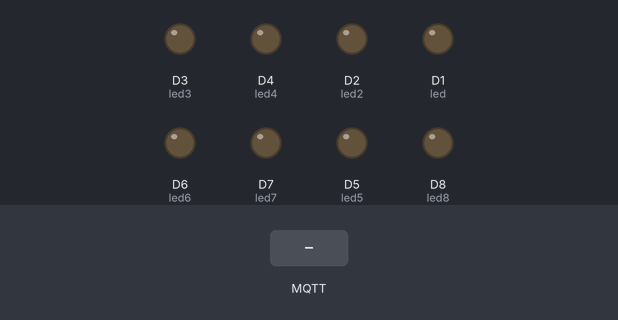
Bench run of a sketch on a simulated ESP8266 (NodeMCU). On the bench: output pins drawn as LEDs (lit = HIGH). The test bench sets the inputs (shaded band). WiFi joins after 1.5 s; servers stay silent unless stated; no MQTT or app messages arrive unless stated; what the sketch prints to the serial monitor is not drawn.

Above: at 2.7 s.
2.8 s: MQTT message "off" arrives on the first subscribed topic
At 3.2 s:
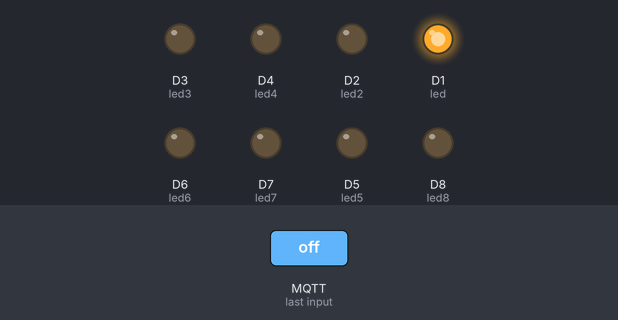
4.3 s: MQTT message "off" arrives on the second subscribed topic
At 5.5 s:
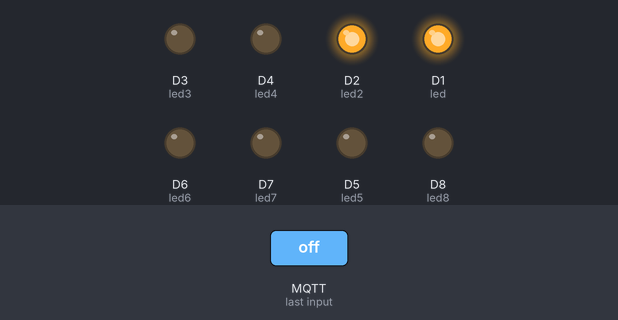
5.8 s: MQTT message "on" arrives on the first subscribed topic
At 6.7 s:
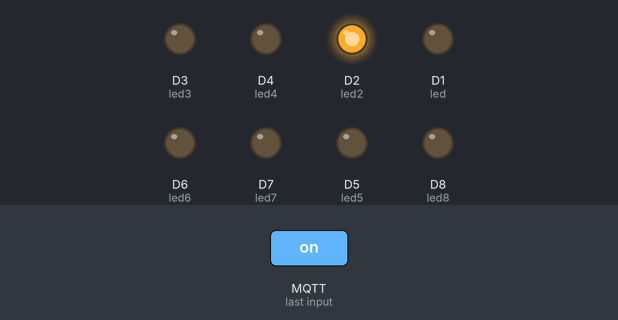
7.3 s: MQTT message "off" arrives on the third subscribed topic
At 7.9 s:
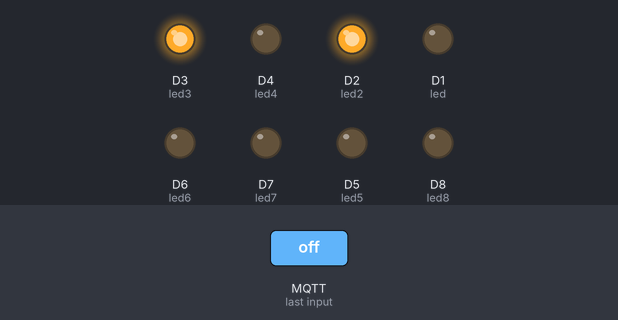
8.8 s: MQTT message "on" arrives on the second subscribed topic
At 10.0 s:
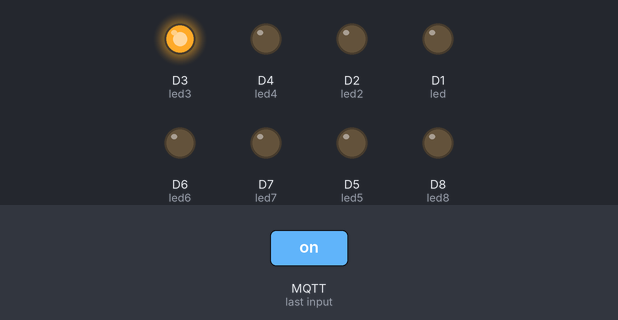
10.3 s: MQTT message "on" arrives on the third subscribed topic
At 11.3 s:
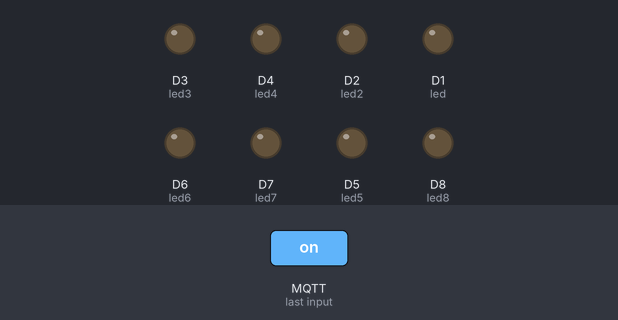
Timing chart, 0 to 12.8 s (numbered marks = the images above; inputs shaded):
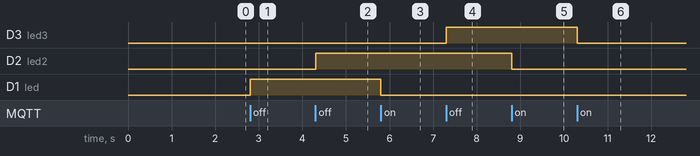

Measured:
- after the input at 2.8 s, D1 (led): LOW → HIGH at once
- after the input at 4.3 s, D2 (led2): LOW → HIGH at once
- after the input at 5.8 s, D1 (led): HIGH → LOW at once
- after the input at 7.3 s, D3 (led3): LOW → HIGH at once
- after the input at 8.8 s, D2 (led2): HIGH → LOW at once
- after the input at 10.3 s, D3 (led3): HIGH → LOW at once

The sketch:

ESP8266.ino
```cpp
#include <ESP8266WiFi.h>
#include <PubSubClient.h>

// Change the credentials below, so your ESP8266 connects to your router
char* ssid = "KEHRLE";
char* password = "11052830";

// Change the variable to your Raspberry Pi IP address, so it connects to your MQTT broker
char* mqtt_server = "192.168.15.14";

// Initializes the espClient. You should change the espClient name if you have multiple ESPs running in your home automation system
WiFiClient espClient22;
PubSubClient client(espClient22);


// Lamp - LED - GPIO 4 = D2 on ESP-12E NodeMCU board
int led = D1;
int led2 = D2;
int led3 = D3;
int led4 = D4;
int led5 = D5;
int led6 = D6;
int led7 = D7;
int led8 = D8;

//Connect your NodeMCU to your router
void setup_wifi() {
  delay(10);

  Serial.println();

  Serial.print("Connecting to ");
  Serial.println(ssid);
  WiFi.mode(WIFI_STA);
  WiFi.begin(ssid, password);
  while (WiFi.status() != WL_CONNECTED) {
    delay(100);
    Serial.print(".");
  }
  Serial.println("");
  Serial.print("WiFi connected - NodeMCU IP address: ");
  Serial.println(WiFi.localIP());
}

// This functions is executed when some device publishes a message to a topic that your NodeMCU is subscribed to

void callback(String topic, byte* message, unsigned int length) {
  Serial.print("Message arrived on topic: ");
  Serial.print(topic);
  Serial.print(". Message: ");
  String messageInfo;

  for (int i = 0; i < length; i++) {
    Serial.print((char)message[i]);
    messageInfo += (char)message[i];
  }
  Serial.println();

  // If a message is received on the topic room/lamp, you check if the message is either on or off. Turns the lamp GPIO according to the message
  if(topic=="room/light"){
      Serial.print("Changing Room Light to ");
      if(messageInfo == "on"){
        digitalWrite(led, LOW);
        Serial.print("On");
      }
      else if(messageInfo == "off"){
        digitalWrite(led, HIGH);
        Serial.print("Off");
      }
  }
   if(topic=="room2/light"){
      Serial.print("Changing Room Light to ");
      if(messageInfo == "on"){
        digitalWrite(led2, LOW);
        Serial.print("On");
      }
      else if(messageInfo == "off"){
        digitalWrite(led2, HIGH);
        Serial.print("Off");
      }
  }
   if(topic=="room3/light"){
      Serial.print("Changing Room Light to ");
      if(messageInfo == "on"){
        digitalWrite(led3, LOW);
        Serial.print("On");
      }
      else if(messageInfo == "off"){
        digitalWrite(led3, HIGH);
        Serial.print("Off");
      }
  }
   if(topic=="room4/light"){
      Serial.print("Changing Room Light to ");
      if(messageInfo == "on"){
        digitalWrite(led4, LOW);
        Serial.print("On");
      }
      else if(messageInfo == "off"){
        digitalWrite(led4, HIGH);
        Serial.print("Off");
      }
  }
   if(topic=="room5/light"){
      Serial.print("Changing Room Light to ");
      if(messageInfo == "on"){
        digitalWrite(led5, LOW);
        Serial.print("On");
      }
      else if(messageInfo == "off"){
        digitalWrite(led5, HIGH);
        Serial.print("Off");
      }
  }
   if(topic=="room6/light"){
      Serial.print("Changing Room Light to ");
      if(messageInfo == "on"){
        digitalWrite(led6, LOW);
        Serial.print("On");
      }
      else if(messageInfo == "off"){
        digitalWrite(led6, HIGH);
        Serial.print("Off");
      }
  }
    if(topic=="room7/light"){
      Serial.print("Changing Room Light to ");
      if(messageInfo == "on"){
        digitalWrite(led7, LOW);
        Serial.print("On");
      }
      else if(messageInfo == "off"){
        digitalWrite(led7, HIGH);
        Serial.print("Off");
      }
  }
    if(topic=="room8/light"){
      Serial.print("Changing Room Light to ");
      if(messageInfo == "on"){
        digitalWrite(led8, LOW);
        Serial.print("On");
      }
      else if(messageInfo == "off"){
        digitalWrite(led8, HIGH);
        Serial.print("Off");
      }
  }
  Serial.println();
}

// This functions reconnects your ESP8266 to your MQTT broker
// Change the function below if you want to subscribe to more topics with your ESP8266
void reconnect() {
  // Loop until we're reconnected
  while (!client.connected()) {
    Serial.print("Attempting MQTT connection...");


    if (client.connect("ESP8266Client22")) {
      Serial.println("connected");
      // Subscribe or resubscribe to a topic
      // You can subscribe to more topics (to control more LEDs in this example)
      client.subscribe("room/light");
      client.subscribe("room2/light");
      client.subscribe("room3/light");
      client.subscribe("room4/light");
      client.subscribe("room5/light");
      client.subscribe("room6/light");
      client.subscribe("room7/light");
      client.subscribe("room8/light");
    } else {
      Serial.print("failed, rc=");
      Serial.print(client.state());
      Serial.println(" try again in 5 seconds");
      // Wait 5 seconds before retrying
      delay(5000);
    }
  }
}

// The setup function sets your ESP GPIOs to Outputs, starts the serial communication at a baud rate of 115200
// Sets your mqtt broker and sets the callback function
// The callback function is what receives messages and actually controls the LEDs
void setup() {
  pinMode(led, OUTPUT);
  pinMode(led2, OUTPUT);
  pinMode(led3, OUTPUT);
  pinMode(led4, OUTPUT);
  pinMode(led5, OUTPUT);
  pinMode(led6, OUTPUT);
  pinMode(led7, OUTPUT);
  pinMode(led8, OUTPUT);
  Serial.begin(115200);
  setup_wifi();
  client.setServer(mqtt_server, 1883);
  client.setCallback(callback);

}

// For this project, you don't need to change anything in the loop function. Basically it ensures that the NodeMCU is connected to MQTT broker
void loop() {

  if (!client.connected()) {
    reconnect();
  }
  if(!client.loop())
    client.connect("ESP8266Client22");

  }
```
